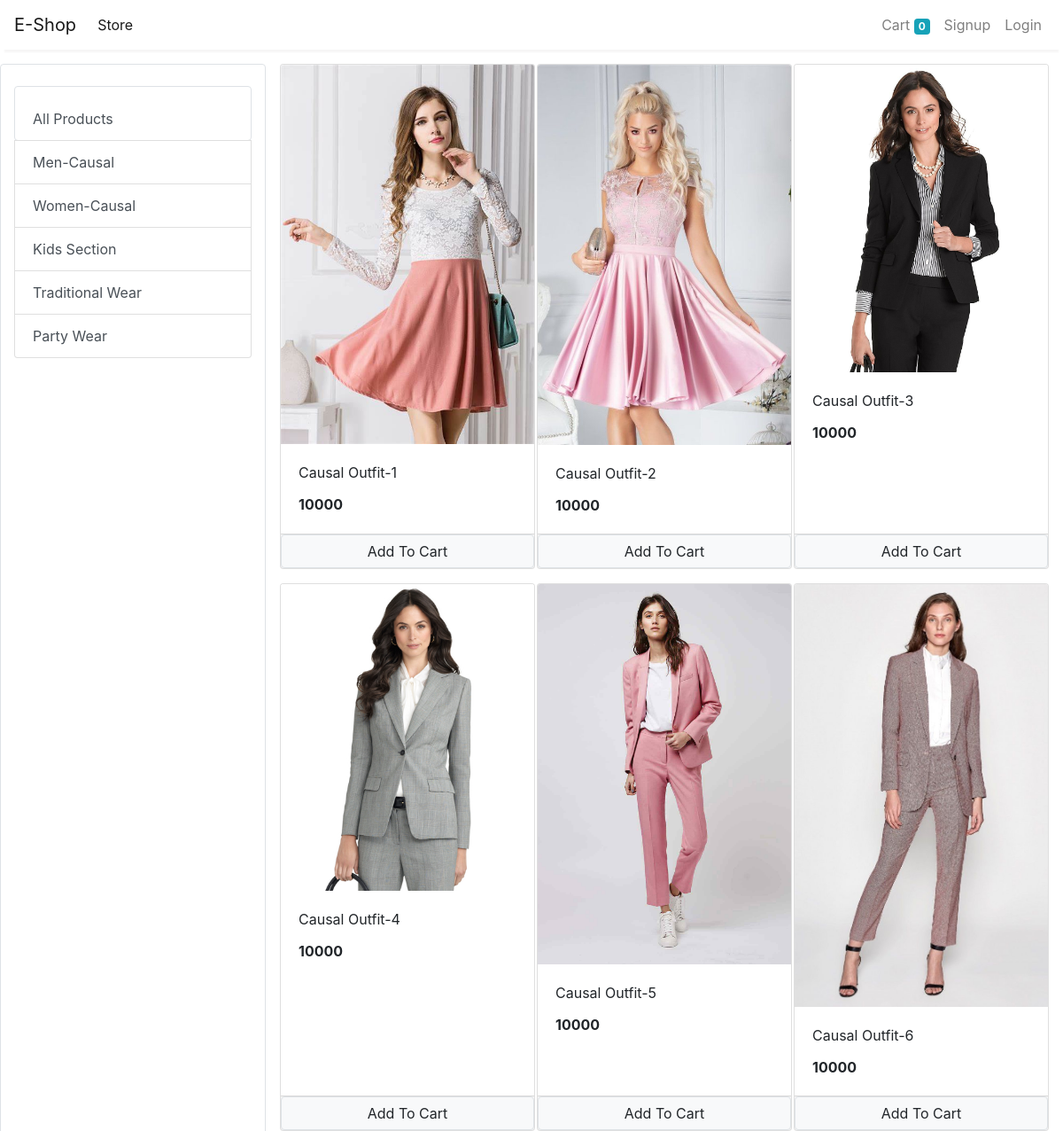
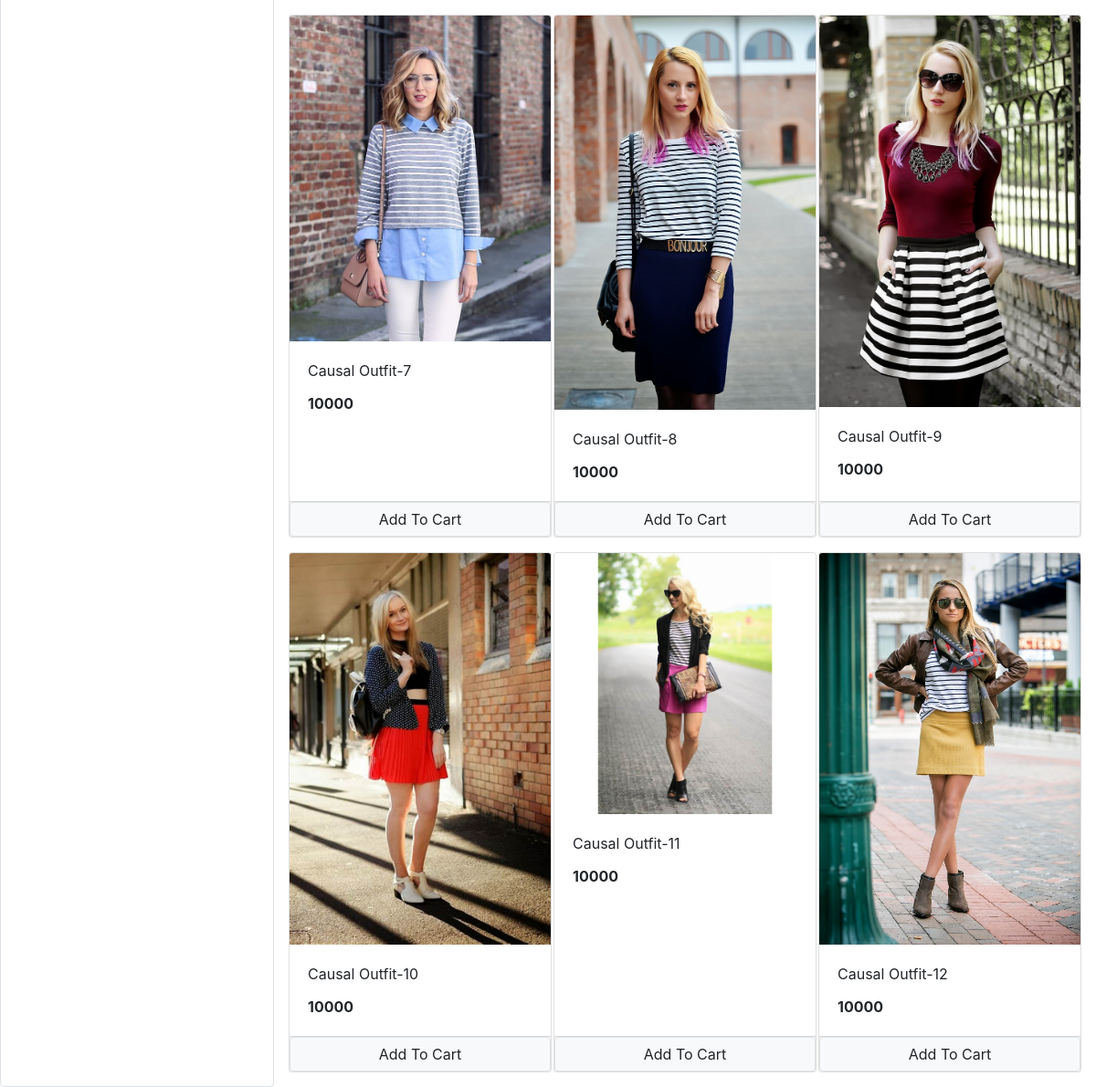
Screenshot of /store?category=5 with the database file from the repository (2 pictures, top to bottom).
### store/models/category.py (models this page shows, shortened)
class Category(models.Model):
    name = models.CharField(max_length=20)
    @staticmethod
    def get_all_categories():
        return Category.objects.all()

### store/models/product.py (models this page shows, shortened)
class Product(models.Model):
    name = models.CharField(max_length=50)
    price = models.IntegerField(default=0)
    category = models.ForeignKey(Category, on_delete=models.CASCADE, default=1)
    description = models.CharField(max_length=200, default='' , null=True , blank=True)
    image = models.ImageField(upload_to='uploads/products/')
    @staticmethod
    def get_all_products_by_categoryid(category_id):
        if category_id:
            return Product.objects.filter(category = category_id)
        else:
            return Product.get_all_products();

### store/views/home.py (the view)
# urls.py: path('' , include('store.urls'))
def store(request):
    cart = request.session.get('cart')
    if not cart:
        request.session['cart'] = {}
    products = None
    categories = Category.get_all_categories()
    categoryID = request.GET.get('category')
    if categoryID:
        products = Product.get_all_products_by_categoryid(categoryID)
    else:
        products = Product.get_all_products();
    data = {}
    data['products'] = products
    data['categories'] = categories
    print('you are : ', request.session.get('email'))
    return render(request, 'index.html', data)

### store/templatetags/cart.py (called while the page is built)
@register.filter(name='is_in_cart')
def is_in_cart(product , cart):
    keys = cart.keys()
    for id in keys:
        if int(id) == product.id:
            return True
    return False;

### store/templates/index.html (shortened to what this page needs)
 {% extends 'base.html' %}
 {% block content %}
 {% load cart %}
 <div class="container-fluid mt-3">
  <div class="row">
    <div class="col-lg-3 mx-auto border rounded pt-4">
      <div class="list-group">
        <a href="/" class="list-group-item list-group-item-action border rounded pt-4">All Products</a>
        {% for category in categories %}
        <a href="/?category={{category.id}}"
        class="list-group-item list-group-item-action">{{category.name}}</a>
          {% endfor %}
      </div>
    </div>
    <div id='products' class="col-lg-9 mx-auto">
      <div class="row mx-auto" >
        {% for product in products %}
         <div class="card mx-auto mb-3" id="{{product.id}}"  style="width: 18rem;">
          <img class="card-img-top" src="{{product.image.url}}" alt="Card image cap">
          <div class="card-body">
            <p class="card-title">{{product.name}}</p>
            <p class="card-text"><b>{{product.price}}</b></p>
            </div>
            <div class="card-footer p-0 no-gutters">
              {%if product|is_in_cart:request.session.cart %}
              <div class="row no-gutters">
                <form action="/#{{product.id}}"  method="post" class="col-2 ">
                  {% csrf_token %}
                  <input hidden type="text" name='product' value='{{product.id}}'>
                  <input hidden type="text" name='remove' value='True'>
                  <input type="submit" value=" - " class="btn btn-block btn-light border-right">
                </form>
                <div class="text-center col">{{product|cart_quantity:request.session.cart}} in Cart</div>
                <form action="/#{{product.id}}" class="col-2" method="post"   >
                  {% csrf_token %}
                  <input hidden type="text" name='product' value='{{product.id}}'>
                  <input type="submit" value=" + " class="btn btn-block btn-light border-left">
                </form>
              </div>
           {% else %}
          <form action="/#{{product.id}}" method="POST" class="btn-block">
            <input  type="submit"class="float-right btn-block btn btn-light border form-control"  value="Add To Cart">
      </form>
      {% endif %}
        </div>
          </div>
      {% endfor %}
    </div>
    </div>
  </div>
</div>
 {% endblock %}

### rows the page displays
Category: name "Men-Causal"
Category: name "Women-Causal"
Category: name "Kids Section"
Category: name "Traditional Wear"
Category: name "Party Wear"
Product: image (picture), name "Causal Outfit-1", price "10000"
Product: image (picture), name "Causal Outfit-2", price "10000"
Product: {{ product.id }} 18 (drawn), image (picture), name "Causal Outfit-3", price "10000"
Product: image (picture), name "Causal Outfit-4", price "10000"
Product: image (picture), name "Causal Outfit-5", price "10000"
Product: image (picture), name "Causal Outfit-6", price "10000"
Product: image (picture), name "Causal Outfit-7", price "10000"
Product: image (picture), name "Causal Outfit-8", price "10000"
Product: image (picture), name "Causal Outfit-9", price "10000"
Product: image (picture), name "Causal Outfit-10", price "10000"
Product: image (picture), name "Causal Outfit-11", price "10000"
Product: image (picture), name "Causal Outfit-12", price "10000"

### other values shown
{{ request.session.cart.keys|length }} "0"
